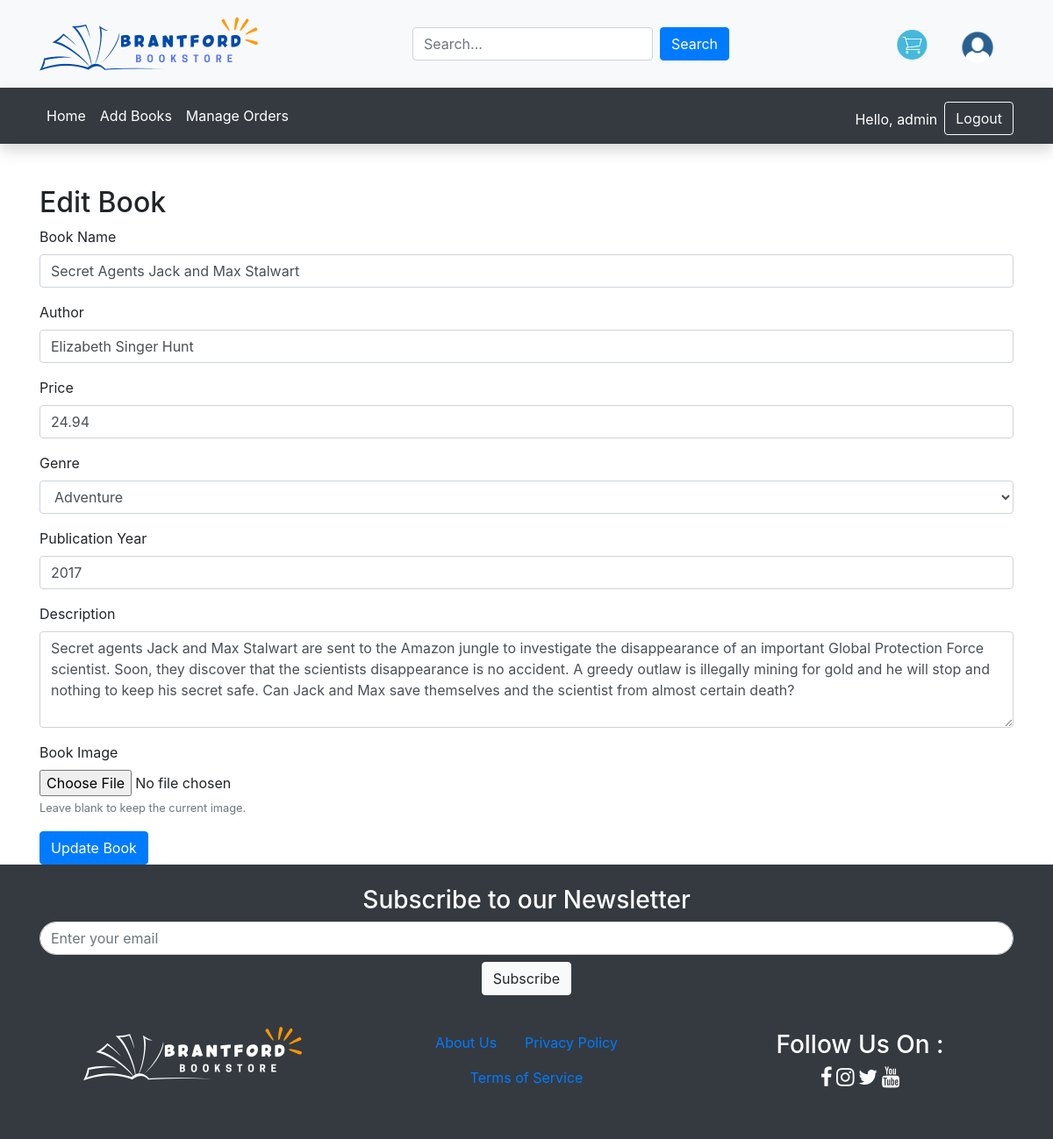
Page /admin/edit_book.php?id=13 (signed in) on the committed database.
### tables this page shows
CREATE TABLE `books` (
  `id` int(11) NOT NULL,
  `name` varchar(255) NOT NULL,
  `author` varchar(100) NOT NULL,
  `price` decimal(10,2) NOT NULL,
  `image` varchar(255) NOT NULL,
  `genre_id` int(11) DEFAULT NULL,
  `publication_year` int(11) DEFAULT NULL,
  `description` text DEFAULT NULL
);

CREATE TABLE `genres` (
  `id` int(11) NOT NULL,
  `genre_name` varchar(255) NOT NULL
);

### admin/edit_book.php (the view, shortened to what this page needs)
<?php
include '../config/database.php';
if (isset($_GET['id'])) {
    $book_id = mysqli_real_escape_string($db, $_GET['id']);
    $query = "SELECT * FROM books WHERE id = '$book_id'";
    $result = $db->query($query);
    if ($result->num_rows > 0) {
        $book = $result->fetch_assoc();
    } else {
        $_SESSION['error_message'] = "Book not found!";
        header("Location: index.php");
        exit();
    }
} else {
    $_SESSION['error_message'] = "No book ID provided!";
    header("Location: index.php");
    exit();
}
$genres_query = "SELECT * FROM genres";
$genres_result = $db->query($genres_query);
?>
<!DOCTYPE html>
<html lang="en">
<head>
    <link rel="stylesheet" href="https://maxcdn.bootstrapcdn.com/bootstrap/4.5.2/css/bootstrap.min.css">
</head>
<body>
    <?php include 'header.php'; ?>
    <div class="container mt-5">
        <h2>Edit Book</h2>
        <form method="POST" enctype="multipart/form-data">
            <div class="form-group">
                <label for="name">Book Name</label>
                <input type="text" class="form-control" id="name" name="name" value="<?php echo htmlspecialchars($book['name']); ?>" required>
            </div>
            <div class="form-group">
                <label for="author">Author</label>
                <input type="text" class="form-control" id="author" name="author" value="<?php echo htmlspecialchars($book['author']); ?>" required>
            </div>
            <div class="form-group">
                <label for="price">Price</label>
                <input type="number" step="0.01" class="form-control" id="price" name="price" value="<?php echo htmlspecialchars($book['price']); ?>" required>
            </div>
            <div class="form-group">
                <label for="genre_id">Genre</label>
                <select class="form-control" id="genre_id" name="genre_id" required>
                    <?php while ($genre = $genres_result->fetch_assoc()): ?>
                        <option value="<?php echo $genre['id']; ?>" <?php echo $book['genre_id'] == $genre['id'] ? 'selected' : ''; ?>>
                            <?php echo htmlspecialchars($genre['genre_name']); ?>
                        </option>
                    <?php endwhile; ?>
                </select>
            </div>
            <div class="form-group">
                <label for="publication_year">Publication Year</label>
                <input type="number" class="form-control" id="publication_year" name="publication_year" value="<?php echo htmlspecialchars($book['publication_year']); ?>" required>
            </div>
            <div class="form-group">
                <label for="description">Description</label>
                <textarea class="form-control" id="description" name="description" rows="4" required><?php echo htmlspecialchars($book['description']); ?></textarea>
            </div>
            <div class="form-group">
                <label for="image">Book Image</label>
                <input type="file" class="form-control-file" id="image" name="image">
                <small class="form-text text-muted">Leave blank to keep the current image.</small>
            </div>
            <button type="submit" class="btn btn-primary">Update Book</button>
        </form>
    </div>
    <?php include 'footer.php'; ?>
</body>
</html>

### rows in the picture
books: name "Secret Agents Jack and Max Stalwart", author "Elizabeth Singer Hunt", price "24.94", genre_id "Adventure", publication_year "2017", description "Secret agents Jack and Max Stalwart are sent to the Amazon jungle to investigate the disappearance of an important Global Protection Force scientist. Soon, they discover that the scientists disappearance is no accident. A greedy outlaw is illegally mining for gold and he will stop and nothing to keep his secret safe. Can Jack and Max save themselves and the scientist from almost certain death?"

### other values in the picture
$_SESSION['username'] "admin"
